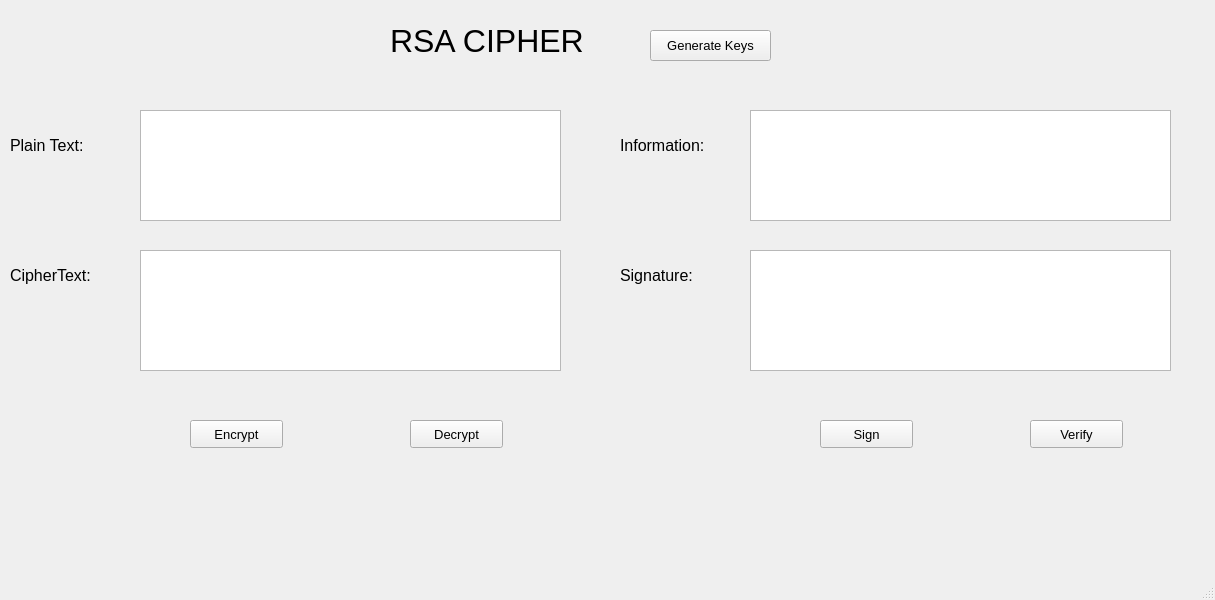
<?xml version="1.0" encoding="UTF-8"?>
<ui version="4.0">
 <class>MainWindow</class>
 <widget class="QMainWindow" name="MainWindow">
  <property name="geometry">
   <rect>
    <x>0</x>
    <y>0</y>
    <width>1215</width>
    <height>600</height>
   </rect>
  </property>
  <property name="windowTitle">
   <string>MainWindow</string>
  </property>
  <widget class="QWidget" name="centralwidget">
   <widget class="QLabel" name="label">
    <property name="geometry">
     <rect>
      <x>390</x>
      <y>20</y>
      <width>231</width>
      <height>41</height>
     </rect>
    </property>
    <property name="font">
     <font>
      <pointsize>24</pointsize>
      <weight>50</weight>
      <bold>false</bold>
     </font>
    </property>
    <property name="text">
     <string>RSA CIPHER</string>
    </property>
   </widget>
   <widget class="QLabel" name="label_2">
    <property name="geometry">
     <rect>
      <x>10</x>
      <y>130</y>
      <width>111</width>
      <height>31</height>
     </rect>
    </property>
    <property name="font">
     <font>
      <pointsize>12</pointsize>
      <weight>50</weight>
      <bold>false</bold>
     </font>
    </property>
    <property name="text">
     <string>Plain Text:</string>
    </property>
   </widget>
   <widget class="QLabel" name="label_4">
    <property name="geometry">
     <rect>
      <x>10</x>
      <y>260</y>
      <width>111</width>
      <height>31</height>
     </rect>
    </property>
    <property name="font">
     <font>
      <pointsize>12</pointsize>
      <weight>50</weight>
      <bold>false</bold>
     </font>
    </property>
    <property name="text">
     <string>CipherText:</string>
    </property>
   </widget>
   <widget class="QPlainTextEdit" name="txt_plain_text">
    <property name="geometry">
     <rect>
      <x>140</x>
      <y>110</y>
      <width>421</width>
      <height>111</height>
     </rect>
    </property>
    <property name="readOnly">
     <bool>false</bool>
    </property>
   </widget>
   <widget class="QPlainTextEdit" name="txt_cipher_text">
    <property name="geometry">
     <rect>
      <x>140</x>
      <y>250</y>
      <width>421</width>
      <height>121</height>
     </rect>
    </property>
    <property name="readOnly">
     <bool>true</bool>
    </property>
   </widget>
   <widget class="QPushButton" name="btn_encrypt">
    <property name="geometry">
     <rect>
      <x>190</x>
      <y>420</y>
      <width>93</width>
      <height>28</height>
     </rect>
    </property>
    <property name="font">
     <font>
      <pointsize>10</pointsize>
     </font>
    </property>
    <property name="text">
     <string>Encrypt</string>
    </property>
   </widget>
   <widget class="QPushButton" name="btn_decrypt">
    <property name="geometry">
     <rect>
      <x>410</x>
      <y>420</y>
      <width>93</width>
      <height>28</height>
     </rect>
    </property>
    <property name="font">
     <font>
      <pointsize>10</pointsize>
     </font>
    </property>
    <property name="text">
     <string>Decrypt</string>
    </property>
   </widget>
   <widget class="QPushButton" name="btn_gen_keys">
    <property name="geometry">
     <rect>
      <x>650</x>
      <y>30</y>
      <width>121</width>
      <height>31</height>
     </rect>
    </property>
    <property name="font">
     <font>
      <pointsize>10</pointsize>
     </font>
    </property>
    <property name="text">
     <string>Generate Keys</string>
    </property>
   </widget>
   <widget class="QPushButton" name="btn_sign">
    <property name="geometry">
     <rect>
      <x>820</x>
      <y>420</y>
      <width>93</width>
      <height>28</height>
     </rect>
    </property>
    <property name="font">
     <font>
      <pointsize>10</pointsize>
     </font>
    </property>
    <property name="text">
     <string>Sign</string>
    </property>
   </widget>
   <widget class="QPlainTextEdit" name="txt_signature">
    <property name="geometry">
     <rect>
      <x>750</x>
      <y>250</y>
      <width>421</width>
      <height>121</height>
     </rect>
    </property>
    <property name="readOnly">
     <bool>true</bool>
    </property>
   </widget>
   <widget class="QLabel" name="label_3">
    <property name="geometry">
     <rect>
      <x>620</x>
      <y>130</y>
      <width>111</width>
      <height>31</height>
     </rect>
    </property>
    <property name="font">
     <font>
      <pointsize>12</pointsize>
      <weight>50</weight>
      <bold>false</bold>
     </font>
    </property>
    <property name="text">
     <string>Information:</string>
    </property>
   </widget>
   <widget class="QPlainTextEdit" name="txt_information">
    <property name="geometry">
     <rect>
      <x>750</x>
      <y>110</y>
      <width>421</width>
      <height>111</height>
     </rect>
    </property>
    <property name="readOnly">
     <bool>false</bool>
    </property>
   </widget>
   <widget class="QLabel" name="label_5">
    <property name="geometry">
     <rect>
      <x>620</x>
      <y>260</y>
      <width>111</width>
      <height>31</height>
     </rect>
    </property>
    <property name="font">
     <font>
      <pointsize>12</pointsize>
      <weight>50</weight>
      <bold>false</bold>
     </font>
    </property>
    <property name="text">
     <string>Signature:</string>
    </property>
   </widget>
   <widget class="QPushButton" name="btn_verify">
    <property name="geometry">
     <rect>
      <x>1030</x>
      <y>420</y>
      <width>93</width>
      <height>28</height>
     </rect>
    </property>
    <property name="font">
     <font>
      <pointsize>10</pointsize>
     </font>
    </property>
    <property name="text">
     <string>Verify</string>
    </property>
   </widget>
  </widget>
  <widget class="QMenuBar" name="menubar">
   <property name="geometry">
    <rect>
     <x>0</x>
     <y>0</y>
     <width>1215</width>
     <height>26</height>
    </rect>
   </property>
  </widget>
  <widget class="QStatusBar" name="statusbar"/>
 </widget>
 <resources/>
 <connections/>
</ui>
